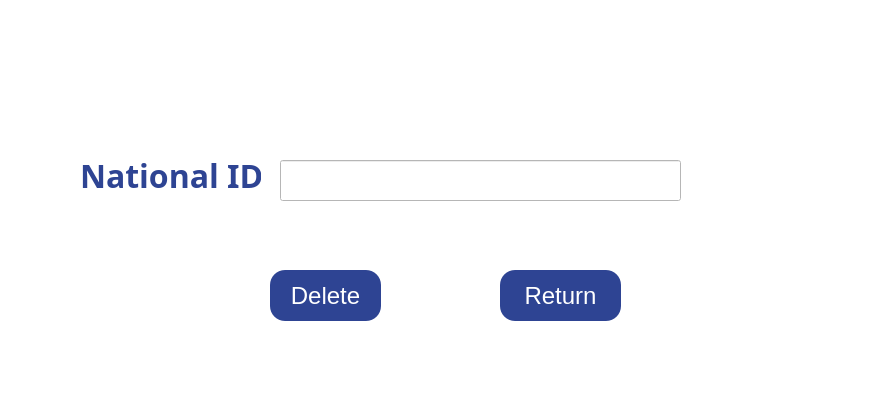
<?xml version="1.0" encoding="UTF-8"?>
<ui version="4.0">
 <class>EnterIdDelete</class>
 <widget class="QMainWindow" name="EnterIdDelete">
  <property name="geometry">
   <rect>
    <x>0</x>
    <y>0</y>
    <width>886</width>
    <height>398</height>
   </rect>
  </property>
  <property name="windowTitle">
   <string>MainWindow</string>
  </property>
  <property name="styleSheet">
   <string notr="true">background-color: rgb(255, 255, 255);</string>
  </property>
  <widget class="QWidget" name="centralwidget">
   <widget class="QLabel" name="label">
    <property name="geometry">
     <rect>
      <x>80</x>
      <y>140</y>
      <width>181</width>
      <height>71</height>
     </rect>
    </property>
    <property name="font">
     <font>
      <family>Bell MT</family>
      <pointsize>24</pointsize>
      <bold>true</bold>
     </font>
    </property>
    <property name="styleSheet">
     <string notr="true">color: rgb(46, 68, 147);</string>
    </property>
    <property name="text">
     <string>National ID:</string>
    </property>
   </widget>
   <widget class="QLineEdit" name="NationalID">
    <property name="geometry">
     <rect>
      <x>280</x>
      <y>160</y>
      <width>401</width>
      <height>41</height>
     </rect>
    </property>
    <property name="font">
     <font>
      <family>Arial</family>
      <pointsize>16</pointsize>
     </font>
    </property>
    <property name="text">
     <string/>
    </property>
   </widget>
   <widget class="QPushButton" name="next">
    <property name="geometry">
     <rect>
      <x>270</x>
      <y>270</y>
      <width>111</width>
      <height>51</height>
     </rect>
    </property>
    <property name="font">
     <font>
      <family>Arial</family>
      <pointsize>18</pointsize>
     </font>
    </property>
    <property name="styleSheet">
     <string notr="true">background-color: rgb(46, 68, 147);
color: rgb(255, 255, 255);
border-radius: 15px;border-width: 2px;</string>
    </property>
    <property name="text">
     <string>Delete</string>
    </property>
   </widget>
   <widget class="QLabel" name="label_2">
    <property name="geometry">
     <rect>
      <x>118</x>
      <y>330</y>
      <width>151</width>
      <height>20</height>
     </rect>
    </property>
    <property name="font">
     <font>
      <pointsize>18</pointsize>
     </font>
    </property>
    <property name="text">
     <string/>
    </property>
   </widget>
   <widget class="QPushButton" name="Return">
    <property name="geometry">
     <rect>
      <x>500</x>
      <y>270</y>
      <width>121</width>
      <height>51</height>
     </rect>
    </property>
    <property name="font">
     <font>
      <family>Arial</family>
      <pointsize>18</pointsize>
     </font>
    </property>
    <property name="styleSheet">
     <string notr="true">background-color: rgb(46, 68, 147);
color: rgb(255, 255, 255);
border-radius: 15px;border-width: 2px;</string>
    </property>
    <property name="text">
     <string>Return</string>
    </property>
   </widget>
  </widget>
  <widget class="QStatusBar" name="statusbar"/>
 </widget>
 <resources/>
 <connections/>
</ui>
